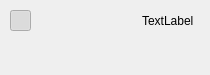
<?xml version="1.0" encoding="UTF-8"?>
<ui version="4.0">
 <class>DataGroupWidget</class>
 <widget class="QWidget" name="DataGroupWidget">
  <property name="geometry">
   <rect>
    <x>0</x>
    <y>0</y>
    <width>210</width>
    <height>75</height>
   </rect>
  </property>
  <property name="sizePolicy">
   <sizepolicy hsizetype="Preferred" vsizetype="Fixed">
    <horstretch>0</horstretch>
    <verstretch>0</verstretch>
   </sizepolicy>
  </property>
  <property name="windowTitle">
   <string>Form</string>
  </property>
  <layout class="QVBoxLayout" name="verticalLayout">
   <property name="spacing">
    <number>0</number>
   </property>
   <property name="margin">
    <number>0</number>
   </property>
   <item>
    <widget class="QWidget" name="base" native="true">
     <layout class="QVBoxLayout" name="verticalLayout_2">
      <property name="spacing">
       <number>0</number>
      </property>
      <property name="margin">
       <number>1</number>
      </property>
      <item>
       <widget class="QWidget" name="groupBackground" native="true">
        <layout class="QHBoxLayout" name="horizontalLayout">
         <property name="spacing">
          <number>0</number>
         </property>
         <property name="leftMargin">
          <number>0</number>
         </property>
         <property name="topMargin">
          <number>0</number>
         </property>
         <property name="rightMargin">
          <number>6</number>
         </property>
         <property name="bottomMargin">
          <number>0</number>
         </property>
         <item>
          <widget class="QWidget" name="groupHeader" native="true">
           <property name="styleSheet">
            <string notr="true"/>
           </property>
           <layout class="QHBoxLayout" name="horizontalLayout_2">
            <item>
             <widget class="QToolButton" name="toolButton">
              <property name="minimumSize">
               <size>
                <width>21</width>
                <height>21</height>
               </size>
              </property>
              <property name="maximumSize">
               <size>
                <width>21</width>
                <height>21</height>
               </size>
              </property>
              <property name="text">
               <string/>
              </property>
              <property name="icon">
               <iconset resource="../Resources/QtResources.qrc">
                <normaloff>:/icons/Icons/RightArrowWhite.png</normaloff>
                <normalon>:/icons/Icons/DownArrowWhite.png</normalon>:/icons/Icons/RightArrowWhite.png</iconset>
              </property>
              <property name="checkable">
               <bool>true</bool>
              </property>
              <property name="checked">
               <bool>true</bool>
              </property>
             </widget>
            </item>
            <item>
             <spacer name="horizontalSpacer">
              <property name="orientation">
               <enum>Qt::Horizontal</enum>
              </property>
              <property name="sizeHint" stdset="0">
               <size>
                <width>40</width>
                <height>20</height>
               </size>
              </property>
             </spacer>
            </item>
            <item>
             <widget class="QLabel" name="label">
              <property name="palette">
               <palette>
                <active/>
                <inactive/>
                <disabled/>
               </palette>
              </property>
              <property name="text">
               <string>TextLabel</string>
              </property>
             </widget>
            </item>
           </layout>
          </widget>
         </item>
        </layout>
       </widget>
      </item>
      <item>
       <widget class="QLabel" name="fakeWidget">
        <property name="text">
         <string/>
        </property>
       </widget>
      </item>
     </layout>
    </widget>
   </item>
   <item>
    <widget class="QLabel" name="groupDummy">
     <property name="text">
      <string/>
     </property>
    </widget>
   </item>
  </layout>
 </widget>
 <resources>
  <include location="../Resources/QtResources.qrc"/>
 </resources>
 <connections/>
</ui>
